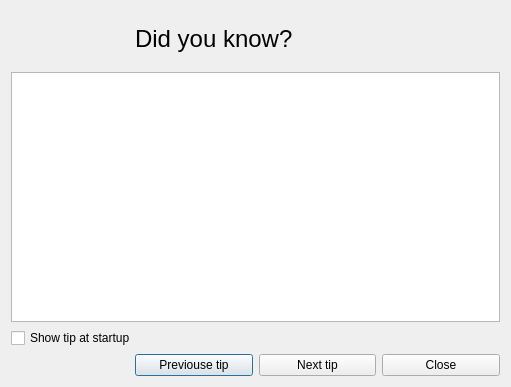
<?xml version="1.0" encoding="UTF-8"?>
<ui version="4.0">
 <class>TipOfDay</class>
 <widget class="QDialog" name="TipOfDay">
  <property name="geometry">
   <rect>
    <x>0</x>
    <y>0</y>
    <width>511</width>
    <height>387</height>
   </rect>
  </property>
  <property name="windowTitle">
   <string>Tip of day</string>
  </property>
  <property name="windowIcon">
   <iconset resource="../../_resources/appicon/appicon.qrc">
    <normaloff>:/appicon/app.ico</normaloff>:/appicon/app.ico</iconset>
  </property>
  <layout class="QGridLayout" name="gridLayout">
   <item row="0" column="0">
    <widget class="QLabel" name="label_2">
     <property name="minimumSize">
      <size>
       <width>100</width>
       <height>55</height>
      </size>
     </property>
     <property name="textFormat">
      <enum>Qt::AutoText</enum>
     </property>
     <property name="pixmap">
      <pixmap resource="../../_resources/appicon/appicon.qrc">:/appicon/48.png</pixmap>
     </property>
     <property name="scaledContents">
      <bool>false</bool>
     </property>
     <property name="alignment">
      <set>Qt::AlignCenter</set>
     </property>
    </widget>
   </item>
   <item row="0" column="1" colspan="3">
    <widget class="QLabel" name="label">
     <property name="font">
      <font>
       <pointsize>18</pointsize>
      </font>
     </property>
     <property name="text">
      <string>Did you know?</string>
     </property>
    </widget>
   </item>
   <item row="2" column="0" colspan="4">
    <widget class="QCheckBox" name="showEachStart">
     <property name="text">
      <string>Show tip at startup</string>
     </property>
    </widget>
   </item>
   <item row="3" column="1">
    <widget class="QPushButton" name="prevTip">
     <property name="text">
      <string>Previouse tip</string>
     </property>
    </widget>
   </item>
   <item row="3" column="2">
    <widget class="QPushButton" name="nextTip">
     <property name="text">
      <string>Next tip</string>
     </property>
    </widget>
   </item>
   <item row="3" column="3">
    <widget class="QPushButton" name="close">
     <property name="text">
      <string>Close</string>
     </property>
    </widget>
   </item>
   <item row="1" column="0" colspan="4">
    <widget class="QTextBrowser" name="tipText">
     <property name="minimumSize">
      <size>
       <width>390</width>
       <height>186</height>
      </size>
     </property>
     <property name="horizontalScrollBarPolicy">
      <enum>Qt::ScrollBarAlwaysOff</enum>
     </property>
     <property name="undoRedoEnabled">
      <bool>false</bool>
     </property>
     <property name="readOnly">
      <bool>true</bool>
     </property>
     <property name="textInteractionFlags">
      <set>Qt::LinksAccessibleByKeyboard|Qt::LinksAccessibleByMouse|Qt::TextBrowserInteraction|Qt::TextSelectableByKeyboard|Qt::TextSelectableByMouse</set>
     </property>
     <property name="openExternalLinks">
      <bool>true</bool>
     </property>
    </widget>
   </item>
  </layout>
 </widget>
 <resources>
  <include location="../../_resources/appicon/appicon.qrc"/>
 </resources>
 <connections>
  <connection>
   <sender>close</sender>
   <signal>clicked()</signal>
   <receiver>TipOfDay</receiver>
   <slot>close()</slot>
   <hints>
    <hint type="sourcelabel">
     <x>371</x>
     <y>295</y>
    </hint>
    <hint type="destinationlabel">
     <x>406</x>
     <y>262</y>
    </hint>
   </hints>
  </connection>
 </connections>
</ui>
